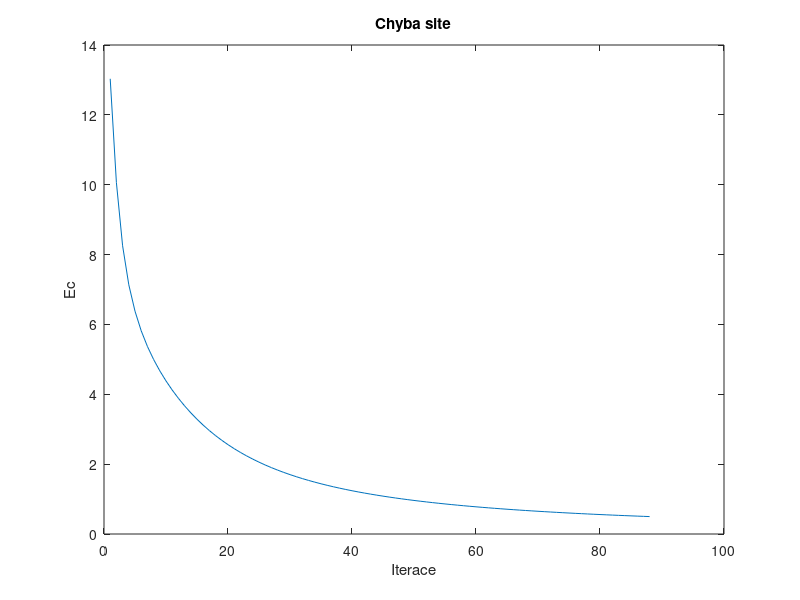
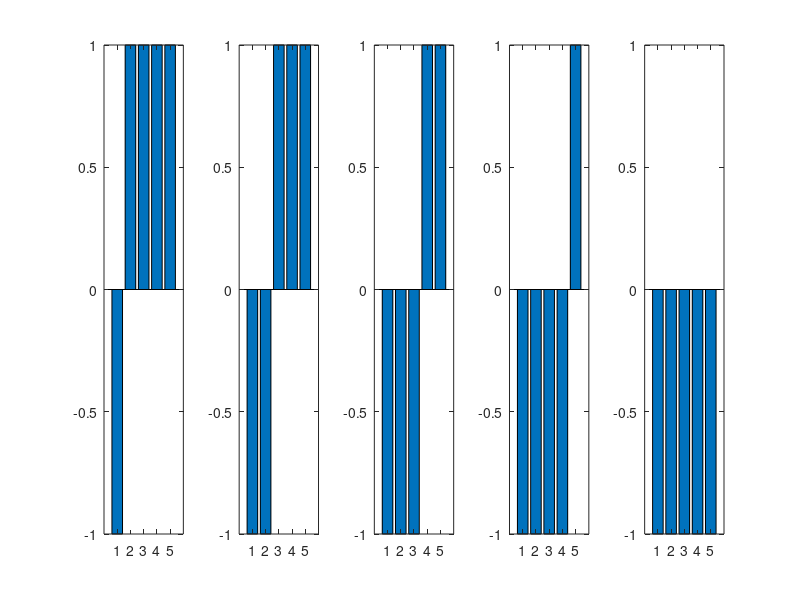
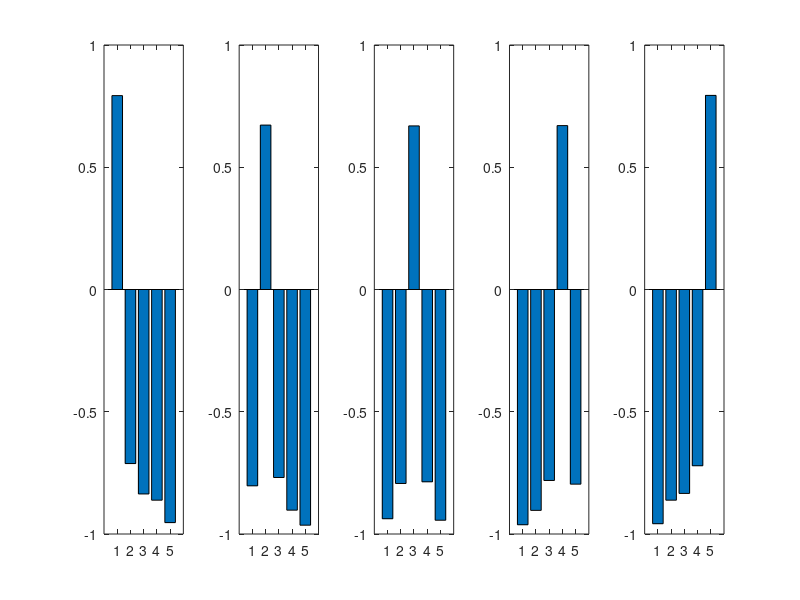

Recreate these plots in MATLAB, in order.
%%jednovrstva neuronova sit s 5-ti neurony pro dekodovani 5-ti cislic
%%morseovky

clear all
close all
clc

in = csvread('data.csv');

w = rand(5, 6)/10;       %inicializace vah
d = eye(5)*2-1;        %inicializace spravnych vysledku
y = zeros(1,5);
alfa = 0.02;            %ucici konstanta
cykl = 1;                   
maxcykl = 5000;         %max pocet cyklu
Ec = 100;               %pocatecni chyba
Ec_max = 0.5;           %pozadovana chyba

while(cykl < maxcykl) && (Ec > Ec_max)
    Ec=0;
    for n = 1:5
       y = tanh(w * [1 in(n, :)]');
       err = (d(n,:) - y');
       w = w + ([1 in(n,:)]' * alfa *(err .* (1 - y.^2)'))';
       Ec = Ec + 0.5 * err * err';
    end
   
    Ec_it(cykl) = Ec;
    cykl = cykl + 1;
    
end

figure(1)
plot(Ec_it);
title('Chyba site');
xlabel('Iterace'); 
ylabel('Ec');                %vykresleni prubehu chyby


% pro grafy 'bar' a 'ylim'


figure (2)
for i = 1:5
    subplot(1,5,i)
    colormap(gray);         %cernobile vykreslovani
    bar(in(i, :));
    ylim([-1, 1]);
end


figure (3)
for i = 1:5
    y = tanh(w * [1 in(i, :)]');
    subplot(1,5,i)
    colormap(gray);         %cernobile vykreslovani
    bar(y);
    ylim([-1, 1]);
end

